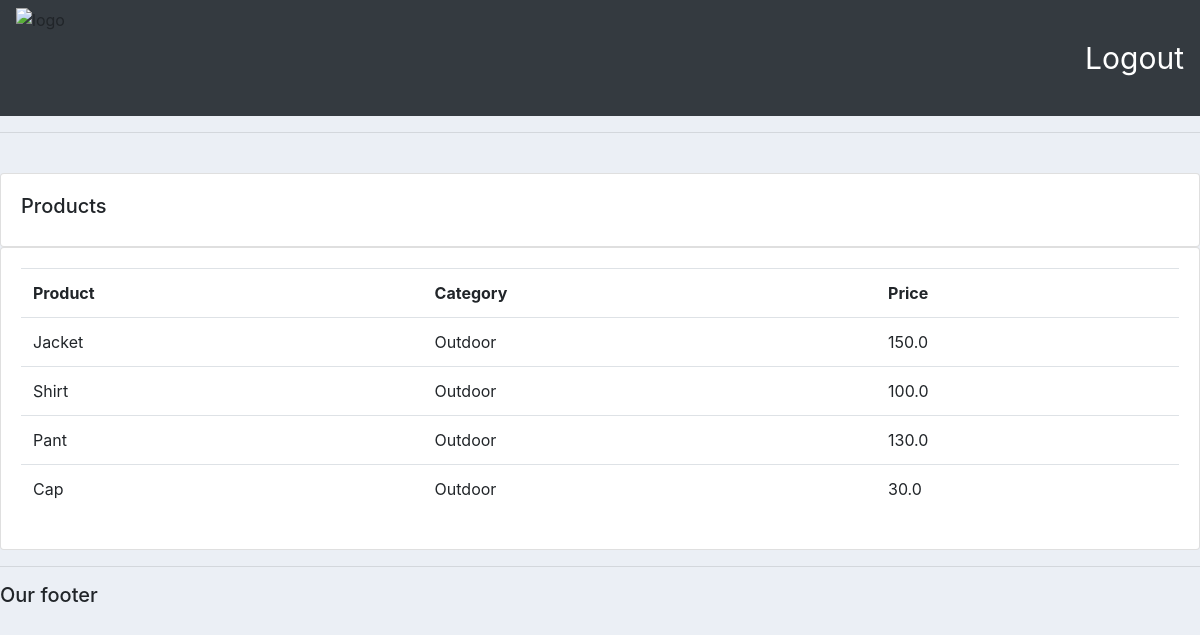
The app's page /products/ (signed in) with its own data.
### accounts/models.py (models this page shows, shortened)
class Product(models.Model):
    Category = (
        ('Indoor', 'Indoor'),
        ('Outdoor', 'Outdoor'),
        ('Delivery', 'Delivered'),
    )
    name = models.CharField(max_length=200, null=True)
    price = models.FloatField(null=True)
    category = models.CharField(max_length=200, null=True, choices=Category)
    description = models.CharField(max_length=200, null=True)
    date_created = models.DateTimeField(auto_now_add=True, null=True)
    tags = models.ManyToManyField(Tag)

### accounts/decorators.py (the view)
        def inner(request, *args, **kwargs):
            user_group = None
            if request.user.groups.exists():
                all_groups = request.user.groups.all()
                user_group = all_groups[0].name
            if user_group in allowed_roles:
                return views_func(request, *args, **kwargs)
            else:
                return HttpResponse('Sorry! You are not allowed to see this page.')

### accounts/views.py (called while the page is built)
@login_required(login_url='login')
@allowed_users(allowed_roles=['admin'])
def products(request):
    products = Product.objects.all()
    context = {'products' : products}
    return render(request, 'accounts/products.html', context)

### crm/templates/accounts/products.html
{% extends 'accounts/main.html' %}
{% block content %}
<br>
		<div class="row">
			<div class="col-md">
				<div class="card card-body">
					<h5>Products</h5>
				</div>
				<div class="card card-body">
					<table class="table">
						<tr>
							<th>Product</th>
							<th>Category</th>
							<th>Price</th>
						</tr>
						{% for i in products %}
						    <tr>
								<td>{{i.name}}</td>
								<td>{{i.category}}</td>
								<td>{{i.price}}</td>
							</tr>
						{% endfor %}
					</table>
				</div>
			</div>
		</div>
{% endblock %}

### static/css/main.css (style rules this page uses)
body { background-color: #ebeff5; }

### records on screen
Product: name "Jacket", category "Outdoor", price "150.0"
Product: name "Shirt", category "Outdoor", price "100.0"
Product: name "Pant", category "Outdoor", price "130.0"
Product: name "Cap", category "Outdoor", price "30.0"
